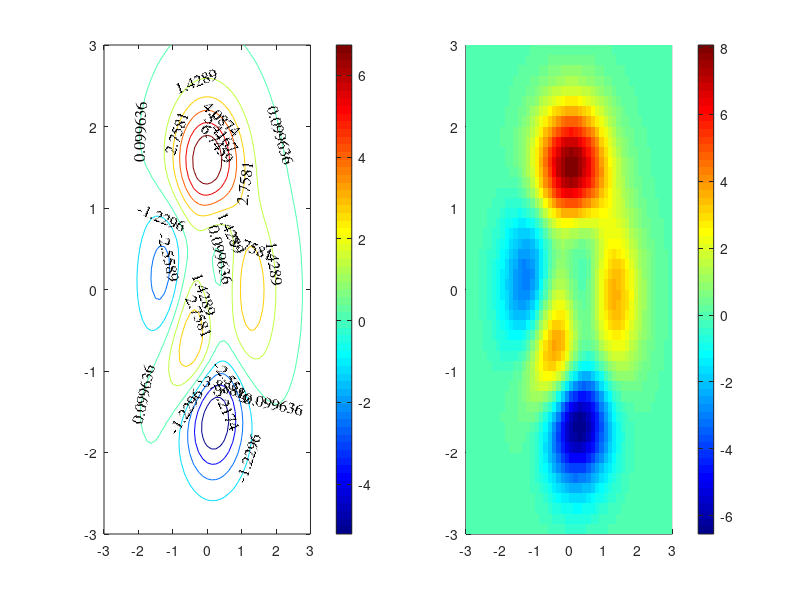

Reproduce this figure in MATLAB.
clear
close all
clc

%% Data Load

subplot(1, 2, 1)
[X, Y, Z] = peaks;

%% Plotting

% contour(X, Y, Z, 15, 'ShowText', 'on', 'LabelFormat', '%0.1f m')
[C, h] = contour(X, Y, Z, 10);
clabel(C, h, 'FontSize', 12, 'FontName', 'Times')
colorbar
colormap jet

subplot(1, 2, 2)
surf(X, Y, Z)
view(0, 90)
shading interp
colorbar
colormap jet
